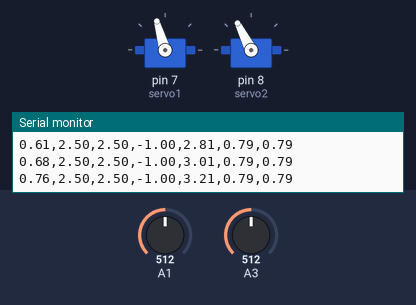
A sketch run on a simulated Arduino Uno, built with avr-gcc and run on an emulated ATmega328P. Parts: 2 × servo, the last lines printed to the serial monitor. Inputs (shaded band) come from the test bench; at power-on: A1 = 512, A3 = 512.

Above: at 0.87 s.
0.9 s: A1 set to 716
At 1.11 s:
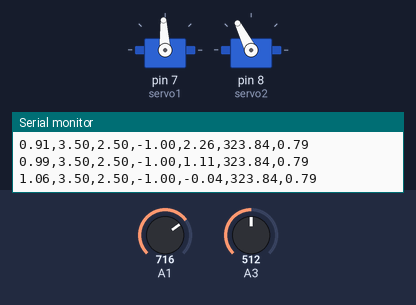
3.9 s: A3 set to 900
At 4.0 s:
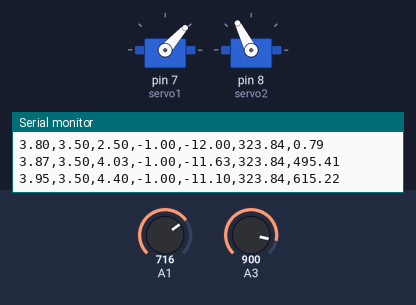
At 4.45 s:
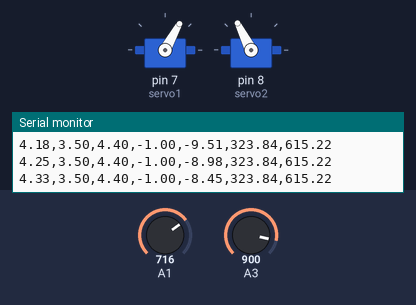
6.9 s: A1 set to 820
9.9 s: A3 set to 306
Timing chart, 0 to 21.5 s (numbered marks = the images above; inputs shaded):
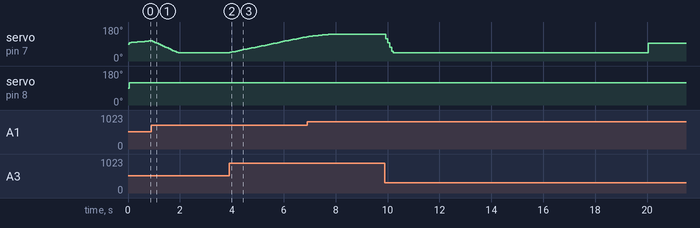

The sketch:

acceleration.ino
```cpp
//FINAL CONTROLLER CAN UPDATE. (Y1 = Voltage from back wheel,
#include <Servo.h>


void acceleration(float ds);
Servo servo1, servo2;

float read_ADC_voltage(int channel, int n);

// initial time of test
float t0;

void setup()
{
	// Serial startup sequence below ensures reliable / predictable startup /////
	char ch;

	Serial.begin(2000000);

	// wait until Serial Monitor or save_serial program is started
	while( !Serial ) delay(1);

	// note: the following code is the best way to start an Arduino
	// program in my opinion since you can control the start time exactly
	// and you can wait until you are ready to watch the experiment.
//	while(1) {
	////	if( Serial.available() > 0 ) { // is there incoming data
		//	ch = Serial.read(); // read one character / byte
		//	if( ch == 's' ) break;
	//	}
	//	delay(10); // leave some time for printing message above, etc.
	//}

	// give some time for user to look at robot
	//delay(3000);

	// NOTE: you can try using the following line here to make sure each line
	// is completely output before continuing -- this might make the
	// output more reliable
	// Serial.flush() // completely write serial output before continuing

	// end of Serial startup sequence ///////////////////////////////////

	// I recommend using pins 7 and 8 for the servo pins
	// -- you should avoid using pins 5, 6, and 11 which
	// are used by the car simulator board for analog output.

	// you should also avoid using pins 2 and 3 to avoid
	// potential conflict with the simulator board.

	servo1.attach(7);
	servo2.attach(8);

	t0 = micros()*1.0e-6; // initial time (s)

	//while(1) task1();
  while(1) Acceleration(3);

	delay(1000);
	exit(0); // not using loop()
}

void Acceleration(float ds){
  int n;
  float y1 = -1, y2 = -1, y3 = -1;
  float wb, wf;
  static float u1 = 1;
  int pw1, pw2;
  int w1, w2;
  float t;
  float slipratio;
  float sliperror = 0;
  float lastsliperror = 0;
  float sliperrori = 0;
  float errordf = 0;
  float errorpb = 0;
  float lasterrorb = 0;
  float errorib = 0;
  float errordb = 0;
  const int   PW_MAX = 2000, PW_0 = 1500, PW_MIN = 1000;
  const float wmax = 810.0; // maximum back wheel speed (rad/s)
  const float V_bat = 12.0; // lipo battery voltage
  const float V_bat_inv = 1/V_bat;
  static float lastt = t0;
  // read clock time (s)
  t = micros()*1.0e-6 - t0;

  // read car outputs ///////////////

  // note that y1 (drive motor), y2 (right front wheel), and
  // y3 (left front wheel) are the outputs for the car system

  // *** I recommend using pins A1, A3, and A5 for analog inputs ***

  n = 200; // number of ADC samples in averaging filter

  y1 = read_ADC_voltage(A1,n);
  y2 = read_ADC_voltage(A3,n);
  //y3 = read_ADC_voltage(A5,n);
  slipratio = (y1-y2)/(abs(y2)+0.0003);
  sliperror = ds*0.01-slipratio;
  sliperrori += (lastsliperror)*(t-lastt) + (sliperror-lastsliperror)*(0.5)*(t-lastt);
  lastsliperror = sliperror;
  float controlinput = sliperror*2+sliperrori*7;
  if(controlinput > 0.1){
  u1+= controlinput;
  }else{
    //It appears that even if slip is overshot, it's better to let the front speed catch up rather than lower voltage to maximize acceleration. As such no change in voltage is applied if slip is too high.
    //Using a lower proportional value then for the positive slip error was also attempted, but was also worse than having no change in voltage.
    //u1+= (ds*0.01-slipratio);
   //u1+= 20*sliperrori;
   u1 += 0.1+controlinput*1.5;
  }
  lastt = t;

  // use the following scale for the output y1
  // w = 0  -> y1 = 2.5 V
  // w = wmax -> y1 = 5.0 V
  // y1 = 2.5 + w * wmax_inv * 2.5 ->
  // back wheel angular velocity (rad/s)
  wb = (y1 - 2.5) * 0.4 * wmax;

  // front wheel angular velocity (rad/s)
  wf = (y2 - 2.5) * 0.4 * wmax;
 if (t > 20){
  u1 = 0;
 }
 // u1 = errorp*4+errori*0.01+errord*0.5;
 // u1 = 6+errorp*.4+2*errori + 0.1*errord;


  // convert inputs to actuator values pw1, pw2

  // convert motor voltage to pulse width
  // u1 = (w1 - PW_0) * PW_R * V_bat ->
  if(u1 > 12) u1 = 12;
  if(u1 < -12) u1 = -12;
  w1 = u1 * V_bat_inv * (PW_MAX - PW_0) + PW_0;

  // saturate input if out of range
  if(w1 > PW_MAX) w1 = PW_MAX;
  if(w1 < PW_MIN) w1 = PW_MIN;

  pw1 = w1;

//  if(w2 > PW_MAX) w2 = PW_MAX;
//  if(w2 < PW_MIN) w2 = PW_MIN;

  // set pw2 for testing purposes
  pw2 = 1750;

  // set car actuators
  servo1.writeMicroseconds(pw1);
  servo2.writeMicroseconds(pw2);

  // print out for testing purposes

  Serial.print(t);
  Serial.print(",");

  Serial.print(y1);
  Serial.print(",");

  Serial.print(y2);
  Serial.print(",");

  Serial.print(y3);
  Serial.print(",");

  Serial.print(u1);
  Serial.print(",");

  Serial.print(wb);
  Serial.print(",");

  Serial.print(wf);
  Serial.print("\n");

  delay(30);
}


float read_ADC_voltage(int channel, int n)
// average = digital low pass filter
// for some value of n it's very good (eg n=200)
{
	int i;
	float input, voltage;
	unsigned long int sum;
	const float ADC_to_V = 1.0/1023.0*5;

	sum = 0;
	for(i=0;i<n;i++) {
		sum += analogRead(channel);
	}

	input = (float)sum / n; // average analog input

	// note that the simple division of float below takes around
	// 40 us compared to around 4 us for equivalent multiplication
	// -> avoid using float division if possible
	// -> use multiplication instead of division when possible
	// -> avoid putting float division in loops
//	voltage = input / 1023.0 * 5;
	voltage = input * ADC_to_V; // much faster than expression above

	return voltage;
}


void loop()
{
	// not used
}
```

Measured:
- after the input at 3.9 s, servo on pin 7 (servo1): moves from 44° to 129° over 3.0 s, starting at once
